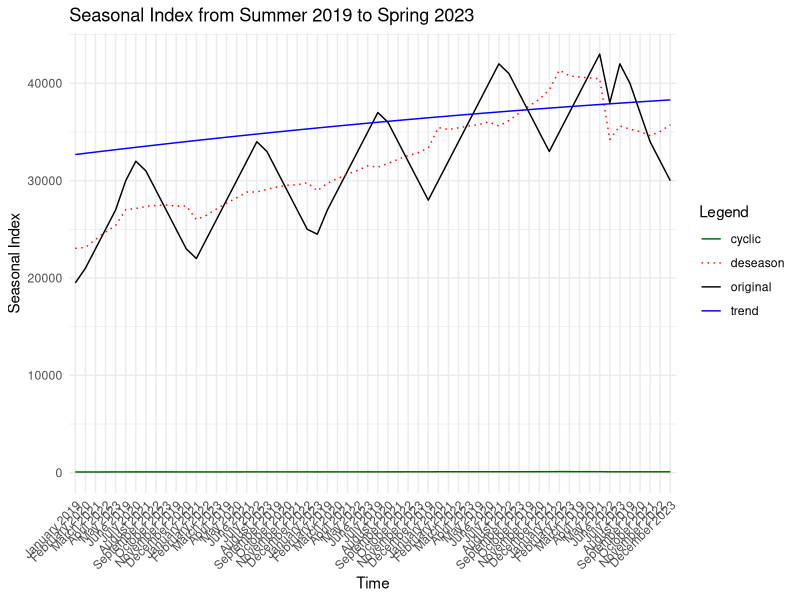
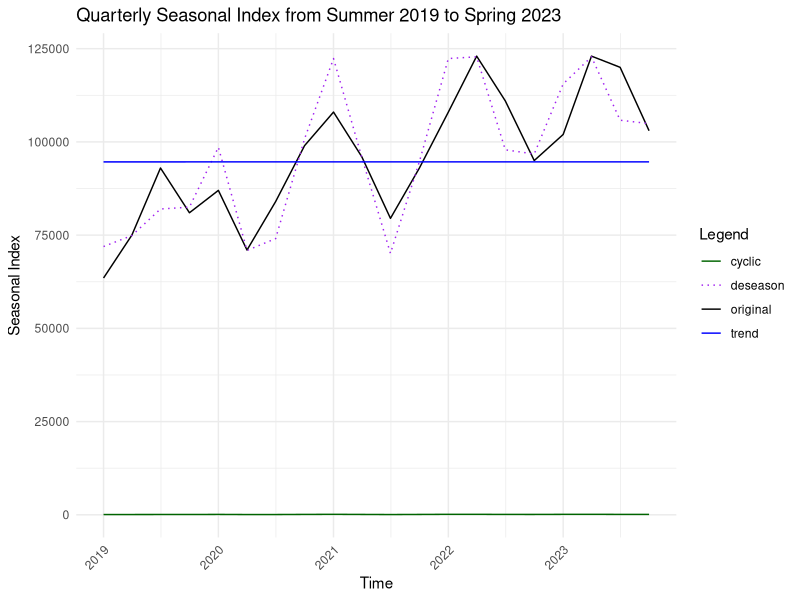

Generate these figures, in order, with R:
## ---- chunk 1
knitr::opts_chunk$set(echo = TRUE)
knitr::opts_chunk$set(fig.width=12, fig.height=6)
## ---- chunk 2
library(readxl)
Mid_sem_dataset = read_excel("Mid-sem dataset.xlsx")
Mid_sem_dataset
## ---- chunk 3
seasonal_data = Mid_sem_dataset[, c(1, 3, 4)]
seasonal_data
## ---- chunk 4
library(tidyverse)
seasonal_data = seasonal_data %>% group_by(Year, Season) %>% summarise(No_of_tourists = sum(No_of_tourists))
seasonal_data
## ---- chunk 5
seasonal_data$Season = factor(seasonal_data$Season, levels = c("Summer", "Autumn", "Winter", "Spring"))
seasonal_data = seasonal_data[order(seasonal_data$Year, seasonal_data$Season),]
seasonal_data
## ---- chunk 6
mov_avg = zoo::rollmean(seasonal_data$No_of_tourists, k = 4, fill = NA, align = "center")
mov_avg
## ---- chunk 7
seasonal_data$mov_avg = mov_avg
seasonal_data
## ---- chunk 8
rat_mn = zoo::rollmean(seasonal_data$mov_avg, k = 2, fill = NA, align = "center")
rat_mn = c(NA, rat_mn[1:19])
rat_mn
## ---- chunk 9
seasonal_data$rat_mn = rat_mn
seasonal_data
## ---- chunk 10
seasonal_data$sn_rel = seasonal_data$No_of_tourists/ seasonal_data$rat_mn * 100
seasonal_data
## ---- chunk 11
seas_wide = pivot_wider(seasonal_data[, c(1, 2, 6)], names_from = Year, values_from = sn_rel)
seas_wide
## ---- chunk 12
seas_wide$median = apply(seas_wide[,2:6], 1, function(x) median(x, na.rm = T))
seas_wide
## ---- chunk 13
tot_seas_median = mean(seas_wide$median)
seas_wide$seas_ind = seas_wide$median / tot_seas_median * 100
seas_wide
## ---- chunk 14
present_month = function(data, x, season_size){
  mov_avg = zoo::rollmean(data[[x]], k = season_size, fill = NA, align = "center")
  print("The moving average is:")
  print(mov_avg)
  rat_mn = zoo::rollmean(mov_avg, k = 2, fill = NA, align = "center")
  rat_mn = c(NA, rat_mn[1:(length(rat_mn) -1)])
  print("The centralized moving average is:")
  print(rat_mn)
  sn_rel = month_data$No_of_tourists/ rat_mn * 100
  print("The seasonal relative is:")
  print(sn_rel)
  long = data.frame(Year = data[,2],
                    Season = data[, 1],
                    sn_rel = sn_rel)
  wide = pivot_wider(long, names_from = Year, values_from = sn_rel)
  print("The data in wide format is:")
  print(wide)
  wide$median = apply(wide[,2:ncol(wide)], 1, function(x) median(x, na.rm = T))
  tot_seas_median = mean(wide$median)
  wide$seas_ind = wide$median / tot_seas_median * 100
  print("With seasonal index")
  return(wide)
}
## ---- chunk 15
month_data = Mid_sem_dataset[, c(2, 3, 4)]
colnames(month_data)
## ---- chunk 16
month_wide = present_month(month_data,"No_of_tourists", 12)
month_wide
## ---- chunk 17
monthly_smoothed_data = data.frame(month = rep(month_wide$Month, 5),
                               year = rep(seq(2019, 2023), 12),
                               tourists = month_data$No_of_tourists,
                               adj_seas_ind = rep(month_wide$seas_ind, 5))

monthly_smoothed_data$deseason = monthly_smoothed_data$tourists/ monthly_smoothed_data$adj_seas_ind * 100
monthly_smoothed_data
## ---- chunk 18
quarter_smoothed_data = data.frame(quarter = rep(seas_wide$Season, 5),
                               year = rep(seq(2019, 2023), 4),
                               adj_seas_ind = rep(seas_wide$seas_ind, 5))
quarter_smoothed_data = quarter_smoothed_data[order(quarter_smoothed_data$year),]
quarter_smoothed_data$tourist = seasonal_data$No_of_tourists


quarter_smoothed_data$deseasoned = quarter_smoothed_data$tourist/quarter_smoothed_data$adj_seas_ind * 100

rownames(quarter_smoothed_data) = NULL
quarter_smoothed_data

## ---- chunk 19
nrow(monthly_smoothed_data)
## ---- chunk 20
monthly_smoothed_data$t = seq(1:nrow(monthly_smoothed_data))
med_month_t = median(monthly_smoothed_data$t)
monthly_smoothed_data$x_t = 2*(monthly_smoothed_data$t - med_month_t)
monthly_smoothed_data$t_sqrd = monthly_smoothed_data$t^2
monthly_smoothed_data

## ---- chunk 21
sum(monthly_smoothed_data$x_t)
## ---- chunk 22
monthly_smoothed_data$XY = monthly_smoothed_data$deseason * monthly_smoothed_data$x_t
monthly_smoothed_data$x_sqrd = monthly_smoothed_data$x_t^2
monthly_smoothed_data
## ---- chunk 23
summary(lm(deseason~x_t, data = monthly_smoothed_data))
## ---- chunk 24
summary(lm(deseason~poly(x_t, 2, raw = T), data = monthly_smoothed_data))
## ---- chunk 25
summary(lm(deseason~x_t + x_sqrd, data = monthly_smoothed_data))
## ---- chunk 26
summary(nls(deseason~a + exp(b * x_t), data = monthly_smoothed_data, start = list(a = 1, b = 0.1)))
## ---- chunk 27
quadratic_model = lm(deseason~poly(x_t, 2, raw = T), data = monthly_smoothed_data)
linear_model = lm(deseason~x_t, data = monthly_smoothed_data)

linear_residual_R = summary(linear_model)$sigma
quadrat_residual_R = summary(quadratic_model)$sigma
if (linear_residual_R < quadrat_residual_R){
  print("Linear Model is the best model")
}else if(linear_residual_R == quadrat_residual_R){
  print("any model can be used")
}else{
  print("Quadratic Model is the best model")
}


## ---- chunk 28
exp_model = nls(deseason~a + exp(b * x_t), data = monthly_smoothed_data, start = list(a = 1, b = 0.1))

exp_residual_R = summary(exp_model)$sigma
if (exp_residual_R < quadrat_residual_R){
  print("Exponential Model is the best model")
}else if(linear_residual_R == quadrat_residual_R){
  print("any model can be used; Exponential or Quadratic")
}else{
  print("Quadratic Model is the best model")
}

## ---- chunk 29
coeff_monthly = coef(quadratic_model)
coeff_monthly
monthly_b0 = coeff_monthly[1]
monthly_b1 = coeff_monthly[2]
monthly_b2 = coeff_monthly[3]
## ---- chunk 30
monthly_smoothed_data$trend = monthly_b0 + (monthly_b1 * monthly_smoothed_data$t) + (monthly_b2 * monthly_smoothed_data$t_sqrd)
monthly_smoothed_data
## ---- chunk 31
nrow(quarter_smoothed_data)
## ---- chunk 32
quarter_smoothed_data$t = seq(1, 20)
med_quarter = median(quarter_smoothed_data$t)
quarter_smoothed_data$x = 2 * (quarter_smoothed_data$t- med_quarter)
## ---- chunk 33
quadratic_model_q = lm(deseasoned~poly(x, 2, raw = T), data = quarter_smoothed_data)
linear_model_q = lm(deseasoned~x, data = quarter_smoothed_data)

linear_residual_R = summary(linear_model_q)$sigma
quadrat_residual_R = summary(quadratic_model_q)$sigma
if (linear_residual_R < quadrat_residual_R){
  print("Linear Model is the best model")
}else if(linear_residual_R == quadrat_residual_R){
  print("any model can be used")
}else{
  print("Quadratic Model is the best model")
}
## ---- chunk 34
quarter_smoothed_data$log_deseason = log(quarter_smoothed_data$deseasoned)
exp_model_q = lm(log_deseason~x, data = quarter_smoothed_data)

exp_residual_R = summary(exp_model_q)$sigma
if (exp_residual_R < quadrat_residual_R){
  print("Exponential Model is the best model")
}else if(linear_residual_R == quadrat_residual_R){
  print("any model can be used; Exponential or Quadratic")
}else{
  print("Quadratic Model is the best model")
}

## ---- chunk 35
quarter_smoothed_data$XY = quarter_smoothed_data$deseasoned * quarter_smoothed_data$x
quarter_smoothed_data$x_sqrd = quarter_smoothed_data$x^2
quarter_smoothed_data$t_sqrd = quarter_smoothed_data$t^2
quarter_coeff = coef(exp_model_q)
quarter_coeff
quarter_b0 = exp(quarter_coeff[1])
quarter_b0
quarter_b1 = quarter_coeff[2]
quarter_b1
quarter_smoothed_data$trend = quarter_b0 + exp(quarter_b1 * quarter_smoothed_data$t)
quarter_smoothed_data
## ---- chunk 36
monthly_smoothed_data$cyclic = monthly_smoothed_data$deseason/ monthly_smoothed_data$trend * 100
monthly_smoothed_data
## ---- chunk 37
quarter_smoothed_data$cyclic = quarter_smoothed_data$deseason/ quarter_smoothed_data$trend * 100
quarter_smoothed_data
## ---- chunk 38
months = c(
  "January", "February", "March", "April", "May", "June",
  "July", "August", "September", "October", "November", "December"
)

monthly_smoothed_data$month = factor(monthly_smoothed_data$month, levels = months)
monthly_smoothed_data$season_year = paste(monthly_smoothed_data$month, monthly_smoothed_data$year)
monthly_smoothed_data$season_year = factor(monthly_smoothed_data$season_year, levels = unique(monthly_smoothed_data$season_year))
# 
# 
ggplot(monthly_smoothed_data, aes(x = season_year)) +
  geom_line(aes(y = tourists, color = "original"), group = 1) +
  # geom_line(aes(y = adj_seas_ind, color = "seasonal"), group = 1) +
  geom_line(aes(y = deseason, color = "deseason"), group = 1, linetype = "dotted") +
  geom_line(aes(y = trend, color = "trend"), group = 1) +
  geom_line(aes(y = cyclic, color = "cyclic"), group = 1) +
  labs(title = "Seasonal Index from Summer 2019 to Spring 2023",
       x = "Time",
       y = "Seasonal Index") +
  theme_minimal() +
  scale_color_manual(name = "Legend", values = c("original" = "black", "trend"= "blue", "cyclic" = "darkgreen", "deseason" = "red"))+
  theme(axis.text.x = element_text(angle = 45, hjust = 1))

## ---- chunk 39
quarter_smoothed_data$date = as.Date(paste(quarter_smoothed_data$year, as.numeric(quarter_smoothed_data$quarter) * 3 - 2, "1", sep = "-"), format = "%Y-%m-%d")

quarter_smoothed_data$season_year = paste(quarter_smoothed_data$quarter, quarter_smoothed_data$year)

ggplot(quarter_smoothed_data, aes(x = date)) +
  geom_line(aes(y = tourist, color = "original"), group = 1) +
  geom_line(aes(y = deseasoned, color = "deseason"), group = 1, linetype = "dotted") +
  geom_line(aes(y = trend, color = "trend"), group = 1) +
  geom_line(aes(y = cyclic, color = "cyclic"), group = 1) +
  labs(title = "Quarterly Seasonal Index from Summer 2019 to Spring 2023",
       x = "Time",
       y = "Seasonal Index") +
  theme_minimal() +
  scale_color_manual(name = "Legend", values = c("original" = "black", "trend"= "blue", "cyclic" = "darkgreen", "deseason" = "purple"))+
  theme(axis.text.x = element_text(angle = 45, hjust = 1))

